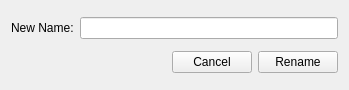
<?xml version="1.0" encoding="UTF-8"?>
<ui version="4.0">
 <class>Form</class>
 <widget class="QWidget" name="Form">
  <property name="geometry">
   <rect>
    <x>0</x>
    <y>0</y>
    <width>349</width>
    <height>90</height>
   </rect>
  </property>
  <property name="windowTitle">
   <string>Form</string>
  </property>
  <layout class="QGridLayout" name="gridLayout">
   <item row="0" column="0">
    <layout class="QHBoxLayout" name="horizontalLayout_2">
     <item>
      <widget class="QLabel" name="label">
       <property name="text">
        <string>New Name:</string>
       </property>
      </widget>
     </item>
     <item>
      <widget class="QLineEdit" name="nameBox">
       <property name="focusPolicy">
        <enum>Qt::StrongFocus</enum>
       </property>
       <property name="frame">
        <bool>true</bool>
       </property>
       <property name="cursorPosition">
        <number>0</number>
       </property>
       <property name="cursorMoveStyle">
        <enum>Qt::LogicalMoveStyle</enum>
       </property>
       <property name="clearButtonEnabled">
        <bool>true</bool>
       </property>
      </widget>
     </item>
    </layout>
   </item>
   <item row="1" column="0">
    <layout class="QHBoxLayout" name="horizontalLayout">
     <item>
      <spacer name="horizontalSpacer">
       <property name="orientation">
        <enum>Qt::Horizontal</enum>
       </property>
       <property name="sizeHint" stdset="0">
        <size>
         <width>40</width>
         <height>20</height>
        </size>
       </property>
      </spacer>
     </item>
     <item>
      <widget class="QPushButton" name="cancelButton">
       <property name="focusPolicy">
        <enum>Qt::ClickFocus</enum>
       </property>
       <property name="text">
        <string>Cancel</string>
       </property>
      </widget>
     </item>
     <item>
      <widget class="QPushButton" name="renameButton">
       <property name="focusPolicy">
        <enum>Qt::ClickFocus</enum>
       </property>
       <property name="text">
        <string>Rename</string>
       </property>
      </widget>
     </item>
    </layout>
   </item>
  </layout>
 </widget>
 <resources/>
 <connections/>
</ui>
